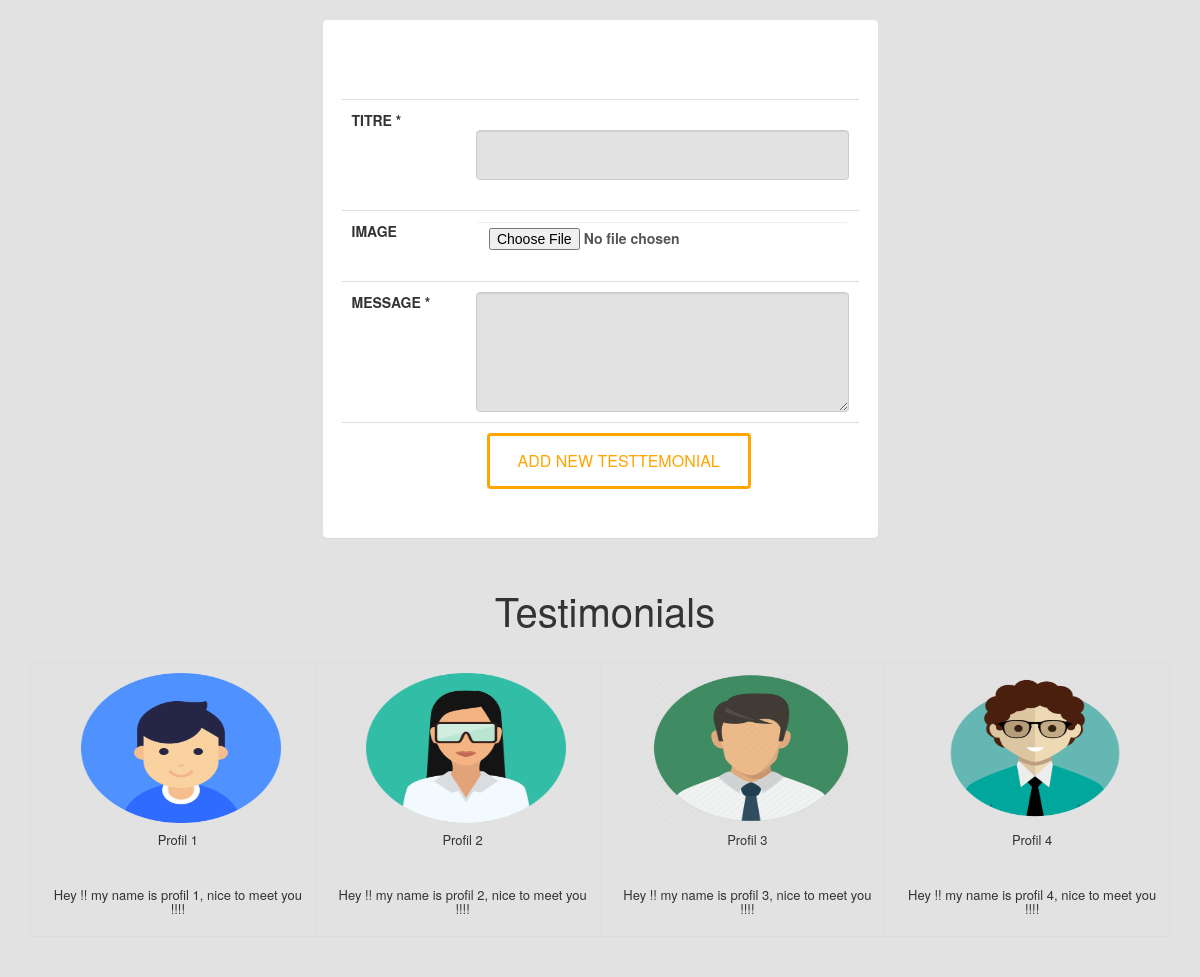
The page / on the database its author committed.
### tables this page shows
CREATE TABLE `data` (
  `id` int(60) NOT NULL,
  `Titre` varchar(60) NOT NULL,
  `Message` varchar(300) NOT NULL,
  `Image` varchar(300) NOT NULL
);

### database.php (called while the page is built, shortened)
<?php
class database {
	public $connect;
	public  function __construct(){
		$this->connect = mysqli_connect("localhost","root","","egio");
	}
public function select($selected)
	{
		$result = $this->connect->query($selected)or die($this->connect->error.__LINE__);
		if ($result->num_rows >0) {
			return $result;
		}else{
			return false;
		}
	}
}
?>

### index.php (the view, shortened to what this page needs)
<?php
include "database.php";
$db = new database();
$query = "SELECT * FROM data";
$read = $db->select($query);
?>
<!DOCTYPE html>
<html>
<head>
	<link rel="stylesheet" href="https://maxcdn.bootstrapcdn.com/bootstrap/3.3.7/css/bootstrap.min.css">
	<link rel="stylesheet" href="" type="text/css" />
</head>
<body>
	<div class="container"></br>
		<div class="row">
			<div class="col-md-3"></div>
			<div class="col-md-6">
				<div class="panel panel-primary">
					<div class="panel-body">
						<form method="POST" action="index.php" enctype="multipart/form-data">
						<link rel="stylesheet" href="css.css">
							<table class="table table-hover">
								<tr>
									<td >TITRE *</td>
									<td>
								<br>
										<input type="text" class="form-control"  name="Titre">
										<br>
									</td>
								</tr>
								<br>
									<td>IMAGE</td>
									<td>
										<input type="file" class="form-control" name="Image"  >
									</td>
								<tr>
								<br>
									<td>MESSAGE *</td>
									<td>
										<textarea  class="form-control" name="Message" > </textarea>
									</td>
								</tr>
								<tr>
								<tr>
									<td colspan="2" align="content">
											<input type="submit" class="btn btn-primary" name="submit" value="ADD NEW TESTTEMONIAL"><br>
									</td>
								</tr>
							</table>
						</form>
					</div>
				</div>
			</div>
		</div>
	</div>
	<div class="container"></br>
			<h1>Testimonials</h1>
					<table class="table table-bordered">
						<?php if ($read) { ?>
							<?php while($row = $read->fetch_assoc()) {  ?>
								<td>
									<img src="<?php echo 'imagess/'.$row['Image'];?>" width="200px" height="150px" /><br>
								    	<h2><?php echo $row['Titre'];?></h2><br>
									    <h2><?php echo $row['Message'];?></h2>
									</td>
							<?php } ;?>
						<?php } ;?>
						<br>
					</table>
					<br>
	</div>
</body>
</html>

### css.css (style rules this page uses)
body { font-family: "Helvetica Neue",Helvetica,Arial,sans-serif; font-size: 14px; line-height: 1.42857143; color: #333; background-color: rgb(226, 226, 226); }
.btn-primary { align-items: center; margin-left: 135px; background-color:white; border: none; padding: 15px 32px; text-align: center; text-decoration: solid; font-size: 20px; border: 3px solid orange; background-color: white; color:orange; padding: 14px 28px; font-size: 16px; position: center; }
.panel-body { padding: 15px; border: 3px solid white; }
.panel-primary { border-color: white; background-color: white; }
h1 { margin-top: 10px; margin-bottom: 10px; text-align: center; margin-left: 10px; font-size: 40px; }
.h2, h2 { margin-top: 10px; margin-bottom: 10px; text-align: center; margin-left: 10px; font-size: 13px; }
.table>tbody>tr>td, .table>tbody>tr>th, .table>tfoot>tr>td, .table>tfoot>tr>th, .table>thead>tr>td, .table>thead>tr>th { padding: 10px; line-height: 1.42857143; vertical-align: top; border-top: 1px solid #ddd; }
input[type=file] { display: block; background-color: white; border-color: white; }
.form-control { display: block; width: 100%; height: 50px; padding: 6px 12px; font-size: 14px; line-height: 1.42857143; color: #555; background-color: rgb(226, 226, 226); background-image: none; border: 1px solid #ccc; border-radius: 4px; -webkit-box-shadow: inset 0 1px 1px rgb(0 0 0 / 8%); box-shadow: inset 0 1px 1px rgb(0 0 0 / 8%); -webkit-transition: border-color ease-in-out .15s,-webkit-box-shadow ease-in-out .15s; -o-transition: border-color ease-in-out .15s,box-shadow ease-in-out .15s; transition: border-color ease-in-out .15s,box-shadow ease-in-out .15s; }
.table>tbody>tr>td, .table>tbody>tr>th, .table>tfoot>tr>td, .table>tfoot>tr>th, .table>thead>tr>td, .table>thead>tr>th { padding: 10px; line-height: 1.42857143; vertical-align: top; border-top: 1px solid #ddd; font-weight: bold; }
textarea.form-control { height: auto; width: 100%; height: 120px; }
div.panel.panel-primary { border-color: white; background-color: white; }
.table>tbody>tr>td, .table>tbody>tr>th, .table>tfoot>tr>td, .table>tfoot>tr>th, .table>thead>tr>td, .table>thead>tr>th { padding: 10px; line-height: 1.42857143; vertical-align: top; border-top: 1px solid #ddd; font-weight: bold; align-items: center; margin-left: 135px; margin-right: 100px; margin-top: 100px; }
img { vertical-align: middle; margin-right: 20px; margin-left: 40px; text-align: center; align-items: center; }

### rows shown on the page
data: Image (picture), Titre "Profil 1", Message "Hey !! my name is profil 1, nice to meet you !!!!"
data: Image (picture), Titre "Profil 2", Message "Hey !! my name is profil 2, nice to meet you !!!!"
data: Image (picture), Titre "Profil 3", Message "Hey !! my name is profil 3, nice to meet you !!!!"
data: Image (picture), Titre "Profil 4", Message "Hey !! my name is profil 4, nice to meet you !!!!"
